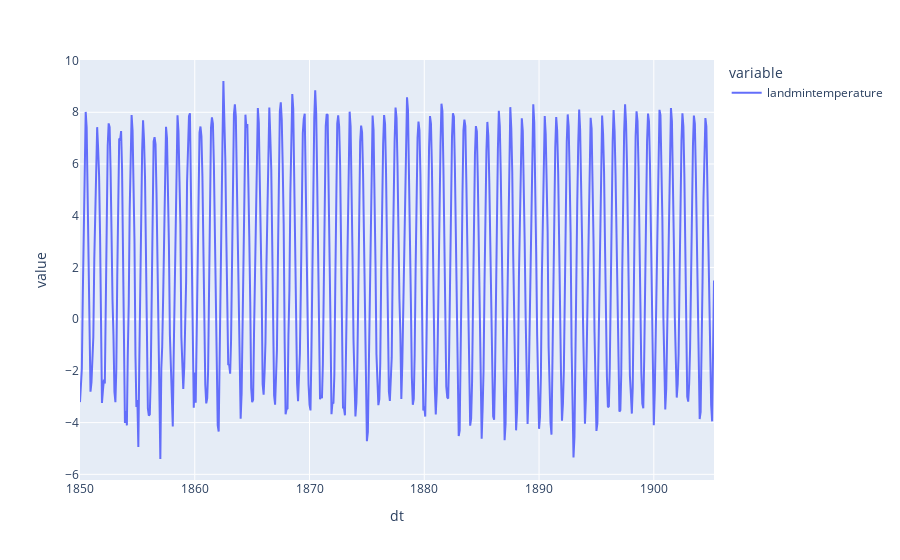
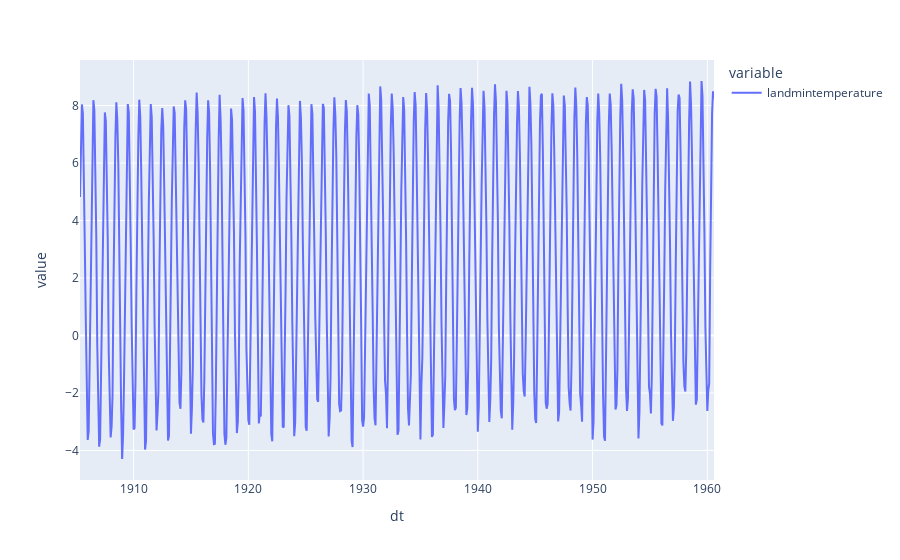
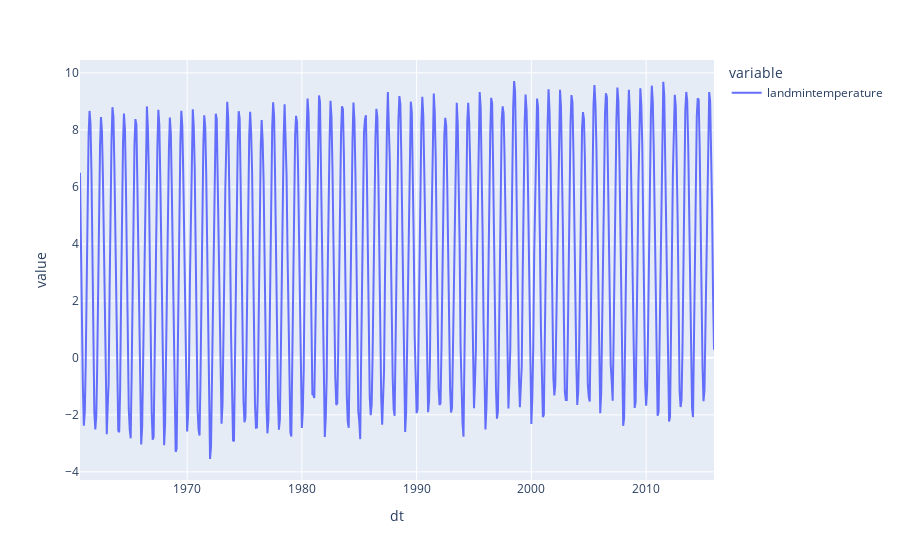

Notebook cell for these charts, in order:
### Code cell
#z1, z2, z3 = itemgetter(0, 1, 2)(np.array_split(Z, 3))

z = np.array_split(df2, 3)

for data in z:
    fig = px.line(data["landmintemperature"])
    fig.show()

### Figure 1 — Plotly figure (JSON) as saved in the notebook; plotly's stock layout.template omitted (floating-point values rounded to 4 significant figures; data arrays with more than 128 entries replaced by an {"elided": "..."} marker saying what was removed)
{"data": [{"hovertemplate": "variable=landmintemperature<br>dt=%{x}<br>value=%{y}<extra></extra>", "legendgroup": "landmintemperature", "line": {"color": "#636efa", "dash": "solid"}, "mode": "lines", "name": "landmintemperature", "orientation": "v", "showlegend": true, "type": "scatter", "x": {"elided": "664 str values"}, "xaxis": "x", "y": {"elided": "664 float values"}, "yaxis": "y"}], "layout": {"legend": {"title": {"text": "variable"}, "tracegroupgap": 0}, "margin": {"t": 60}, "xaxis": {"anchor": "y", "domain": [0, 1], "title": {"text": "dt"}}, "yaxis": {"anchor": "x", "domain": [0, 1], "title": {"text": "value"}}}}

### Figure 2 — Plotly figure (JSON) as saved in the notebook; plotly's stock layout.template omitted (floating-point values rounded to 4 significant figures; data arrays with more than 128 entries replaced by an {"elided": "..."} marker saying what was removed)
{"data": [{"hovertemplate": "variable=landmintemperature<br>dt=%{x}<br>value=%{y}<extra></extra>", "legendgroup": "landmintemperature", "line": {"color": "#636efa", "dash": "solid"}, "mode": "lines", "name": "landmintemperature", "orientation": "v", "showlegend": true, "type": "scatter", "x": {"elided": "664 str values"}, "xaxis": "x", "y": {"elided": "664 float values"}, "yaxis": "y"}], "layout": {"legend": {"title": {"text": "variable"}, "tracegroupgap": 0}, "margin": {"t": 60}, "xaxis": {"anchor": "y", "domain": [0, 1], "title": {"text": "dt"}}, "yaxis": {"anchor": "x", "domain": [0, 1], "title": {"text": "value"}}}}

### Figure 3 — Plotly figure (JSON) as saved in the notebook; plotly's stock layout.template omitted (floating-point values rounded to 4 significant figures; data arrays with more than 128 entries replaced by an {"elided": "..."} marker saying what was removed)
{"data": [{"hovertemplate": "variable=landmintemperature<br>dt=%{x}<br>value=%{y}<extra></extra>", "legendgroup": "landmintemperature", "line": {"color": "#636efa", "dash": "solid"}, "mode": "lines", "name": "landmintemperature", "orientation": "v", "showlegend": true, "type": "scatter", "x": {"elided": "664 str values"}, "xaxis": "x", "y": {"elided": "664 float values"}, "yaxis": "y"}], "layout": {"legend": {"title": {"text": "variable"}, "tracegroupgap": 0}, "margin": {"t": 60}, "xaxis": {"anchor": "y", "domain": [0, 1], "title": {"text": "dt"}}, "yaxis": {"anchor": "x", "domain": [0, 1], "title": {"text": "value"}}}}
